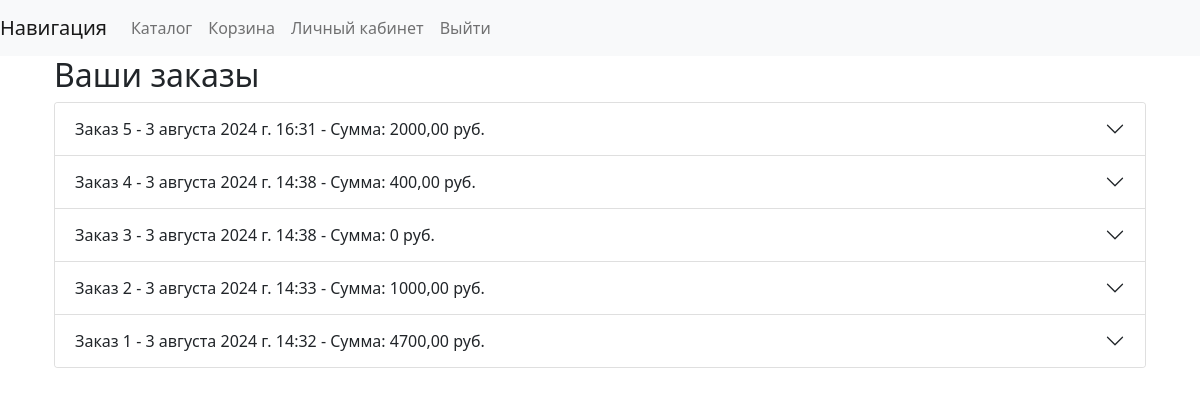
The app's page /register/profile/ (signed in), older data.
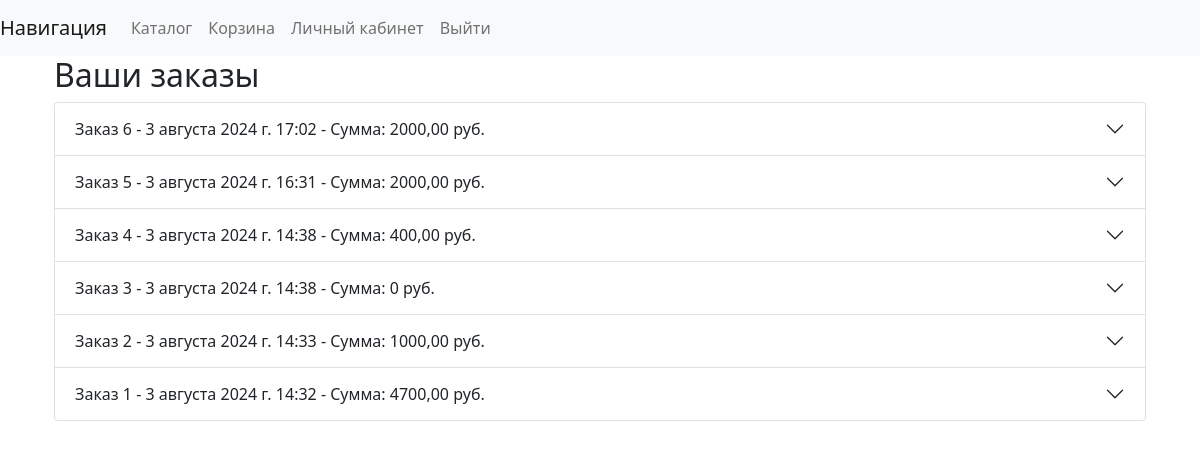
The same page, newer data.
### order/models.py (models this page shows, shortened)
class Order(models.Model):
    user = models.ForeignKey(User, on_delete=models.CASCADE)
    created_at = models.DateTimeField(auto_now_add=True)
    address = models.CharField(max_length=255)
    @property
    def total_amount(self):
        total = sum(item.total_price for item in self.orderitem_set.all())
        return total

class OrderItem(models.Model):
    order = models.ForeignKey(Order, on_delete=models.CASCADE)
    product = models.ForeignKey(Product, on_delete=models.CASCADE)
    quantity = models.PositiveIntegerField(default=1)
    @property
    def total_price(self):
        return self.quantity * self.product.price

### catalog/models.py (models this page shows, shortened)
class Product(models.Model):
    name = models.CharField(max_length=255)
    description = models.TextField()
    price = models.DecimalField(max_digits=10, decimal_places=2)
    stock = models.IntegerField(default=100)
    image = models.ImageField(upload_to='products/', null=True, blank=True)  # новое поле

### register/views.py (the view)
# urls.py: path('register/profile/', profile_view, name='profile'),
@login_required
def profile_view(request):
    orders = Order.objects.filter(user=request.user).order_by('-created_at')
    return render(request, 'register/profile.html', {'orders': orders})

### register/templates/register/profile.html (shortened to what this page needs)
{% extends 'register/base.html'%}
{% block content %}
<div class="container">
    <h2>Ваши заказы</h2>
    <div class="accordion" id="ordersAccordion">
        {% for order in orders %}
        <div class="accordion-item">
            <h2 class="accordion-header" id="heading{{ order.id }}">
                <button class="accordion-button collapsed" type="button" data-bs-toggle="collapse" data-bs-target="#collapse{{ order.id }}" aria-expanded="false" aria-controls="collapse{{ order.id }}">
                    Заказ {{ order.id }} - {{ order.created_at }} - Сумма: {{ order.total_amount }} руб.
                </button>
            </h2>
        </div>
        {% endfor %}
    </div>
</div>
{% endblock %}

Row changes from the older to the newer data that the page shows:
added Order: id "6", created_at "3 августа 2024 г. 17:02", total_amount "2000,00"
